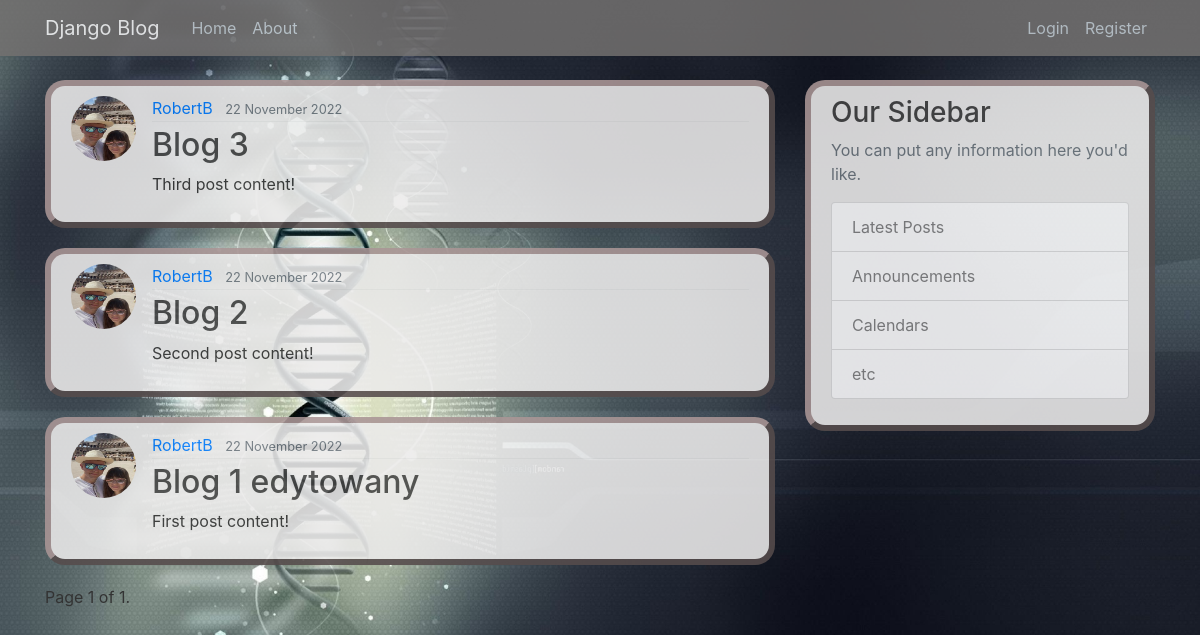
The app's page /, older data.
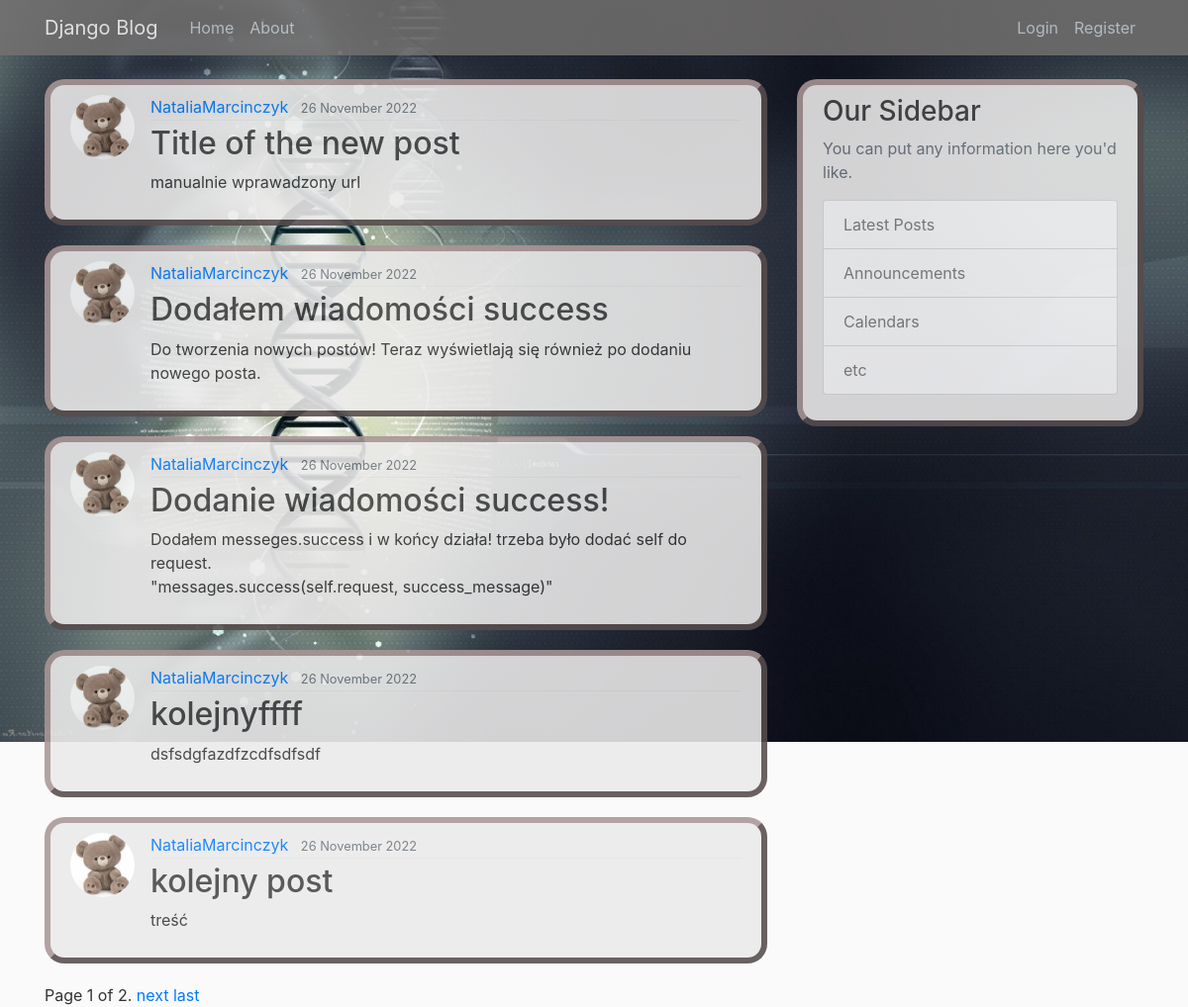
The same page, newer data.
### blog/models.py (models this page shows, shortened)
class Post(models.Model):
    title = models.CharField(max_length=100)
    content = models.TextField()
    date_posted = models.DateTimeField(default=timezone.now)
    author = models.ForeignKey(User, on_delete=models.CASCADE)

### users/models.py (models this page shows, shortened)
class Profile(models.Model):
    user = models.OneToOneField(User, on_delete=models.CASCADE)
    image = models.ImageField(default='default.jpg', upload_to='profile_pics')

### blog/views.py (the view)
# urls.py: path('', views.PostListView.as_view(), name='blog-home'),                         # views.home
class PostListView(ListView):
    model = Post                                              # <----------
    template_name = 'blog/home.html'                          # blog/post_list.html (error domyslna nazwa templatu post_list)  <app>/<model>_<viewtype>.html
    context_object_name = 'posts'                             # domyslna nazwa obiektu to'object'
    ordering = ['-date_posted']                               # - zmiana kolejności
    paginate_by = 5

### blog/templates/blog/home.html (shortened to what this page needs)
{% extends "blog/base.html" %}
{% block content %}
    {% for post in posts %}
         <article class="media content-section">
          <img class="rounded-circle article-img" src="{{ post.author.profile.image.url }}">
             <div class="media-body">
               <div class="article-metadata">
                 <a class="mr-2" href="#">{{ post.author }}</a>
                 <small class="text-muted">{{ post.date_posted|date:"d F Y" }}</small>
               </div>
               <h2><a class="article-title" href="{% url 'post-detail' post.id %}">{{ post.title }}</a></h2>
               <p class="article-content">{{ post.content }}</p>
             </div>
           </article>
    {% endfor %}
    <div class="pagination">
      <span class="step-links">
          <span class="current">
              Page {{ page_obj.number }} of {{ page_obj.paginator.num_pages }}.
          </span>
          {% if page_obj.has_next %}
              <a href="?page={{ page_obj.next_page_number }}">next</a>
              <a href="?page={{ page_obj.paginator.num_pages }}">last</a>
          {% endif %}
      </span>
  </div>
  {% endblock content %}

### blog/templates/blog/base.html (shortened to what this page needs)
{% load static %}
<!DOCTYPE html>
<html lang="en">
<head>
    <link rel="stylesheet" href="https://cdn.jsdelivr.net/npm/bootstrap@4.0.0/dist/css/bootstrap.min.css">
    <link rel="stylesheet" type="text/css" href="{% static 'blog/style.css' %}">
</head>
<body>
    <header class="site-header">
        <nav class="navbar navbar-expand-md navbar-dark bg-steel fixed-top">
          <div class="container">
            <a class="navbar-brand mr-4" href="{% url 'blog-home' %}">Django Blog</a>
            <div class="collapse navbar-collapse" id="navbarToggle">
              <div class="navbar-nav mr-auto">
                <a class="nav-item nav-link" href="{% url 'blog-home' %}">Home</a>
                <a class="nav-item nav-link" href="{% url 'blog-about' %}">About</a>
              </div>
              <div class="navbar-nav">
                {% if user.is_authenticated %}
                <a class="nav-item nav-link" href="{% url 'post-create' %}">New Post</a>
                <a class="nav-item nav-link" href="{% url 'users-profile' %}">Profile</a>
                <a class="nav-item nav-link" href="{% url 'users-logout' %}">Logout</a>
                {% else %}
                <a class="nav-item nav-link" href="{% url 'users-login' %}">Login</a>
                <a class="nav-item nav-link" href="{% url 'users-register' %}">Register</a>
                {% endif %}
              </div>
            </div>
          </div>
        </nav>
      </header>
      <main role="main" class="container">
        <div class="row">
          <div class="col-md-8">
            {% block content %}{% endblock %}
          </div>
          <div class="col-md-4">
            <div class="content-section">
              <h3>Our Sidebar</h3>
              <p class='text-muted'>You can put any information here you'd like.
                <ul class="list-group">
                  <li class="list-group-item list-group-item-light">Latest Posts</li>
                  <li class="list-group-item list-group-item-light">Announcements</li>
                  <li class="list-group-item list-group-item-light">Calendars</li>
                  <li class="list-group-item list-group-item-light">etc</li>
                </ul>
              </p>
            </div>
          </div>
        </div>
      </main>
</body>
</html>

### blog/static/blog/style.css (style rules this page uses)
body { background: #fafafa; color: #333333; margin-top: 5rem; background-image: url("/../media/med.jpg"); background-size: 100%; background-repeat: no-repeat; }
h1, h2, h3, h4, h5, h6 { color: #444444; }
ul { margin: 0; }
.bg-steel { background-color: #747271; opacity: 84%; }
.site-header .navbar-nav .nav-link { color: #cbd5db; }
.content-section { background: #ecebeb; padding: 10px 20px; border: 6px outset #aa9696; border-radius: 20px; margin-bottom: 20px; opacity: 88%; }
.article-title { color: #444444; }
.article-content { white-space: pre-line; }
.article-img { height: 65px; width: 65px; margin-right: 16px; }
.article-metadata { padding-bottom: 1px; margin-bottom: 4px; border-bottom: 1px solid #e3e3e3 }

Row changes from the older to the newer data that the page shows:
no longer on this page (row unchanged): Post: author.profile.image (picture), author "RobertB", date_posted "22 November 2022", title "Blog 3", content "Third post content!"
no longer on this page (row unchanged): Post: author.profile.image (picture), author "RobertB", date_posted "22 November 2022", title "Blog 2", content "Second post content!"
no longer on this page (row edited): Post: author.profile.image (picture), author "RobertB", date_posted "22 November 2022", title "Blog 1 edytowany", content "First post content!"
added Post: author.profile.image (picture), author "NataliaMarcinczyk", date_posted "26 November 2022", title "Title of the new post", content "manualnie wprawadzony url"
added Post: author.profile.image (picture), author "NataliaMarcinczyk", date_posted "26 November 2022", title "Dodałem wiadomości success", content "Do tworzenia nowych postów! Teraz wyświetlają się również po dodaniu nowego posta."
added Post: author.profile.image (picture), author "NataliaMarcinczyk", date_posted "26 November 2022", title "Dodanie wiadomości success!", content "Dodałem messeges.success i w końcy działa! trzeba było dodać self do request. \"messages.success(self.request, success_message)\""
added Post: author.profile.image (picture), author "NataliaMarcinczyk", date_posted "26 November 2022", title "kolejnyffff", content "dsfsdgfazdfzcdfsdfsdf"
added Post: author.profile.image (picture), author "NataliaMarcinczyk", date_posted "26 November 2022", title "kolejny post", content "treść"
Text that changed along with them:
{{ page_obj.paginator.num_pages }}: "1" → "2"
text now shown: "next last"
